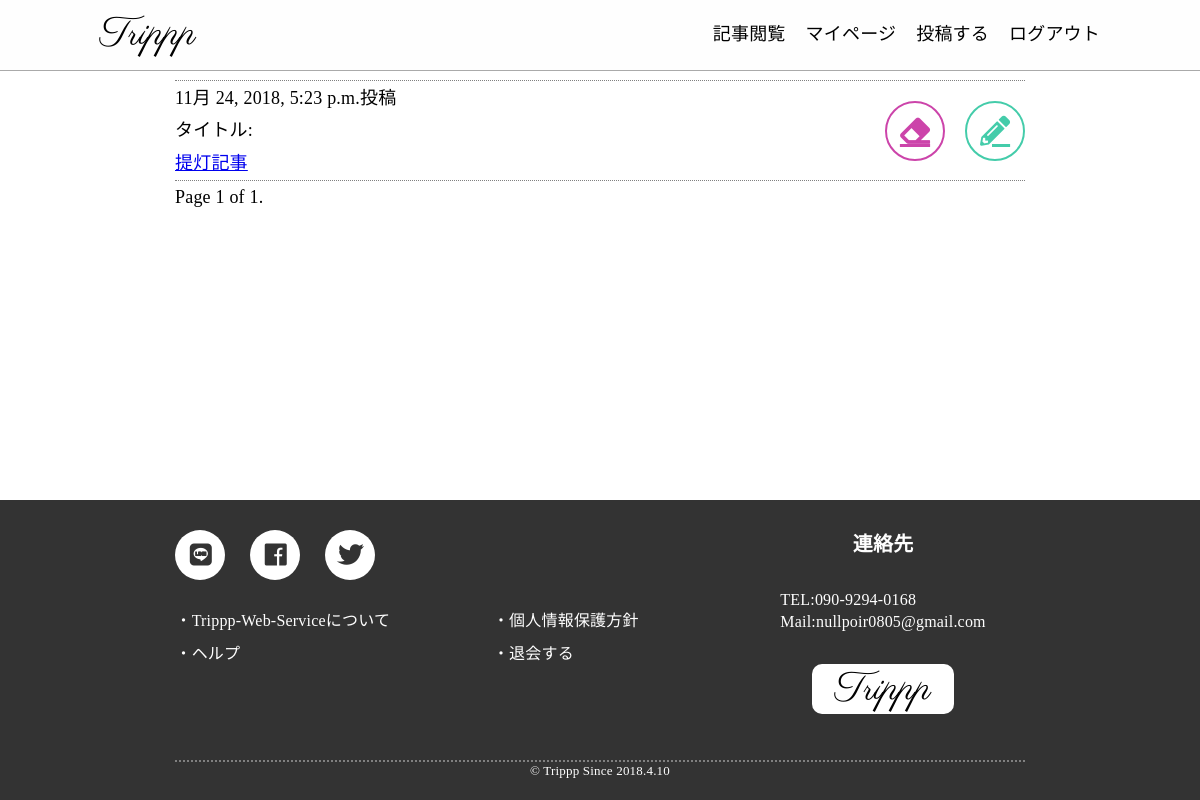
The app's page /tabilog/post_history/1?page=1/ (signed in), older data.
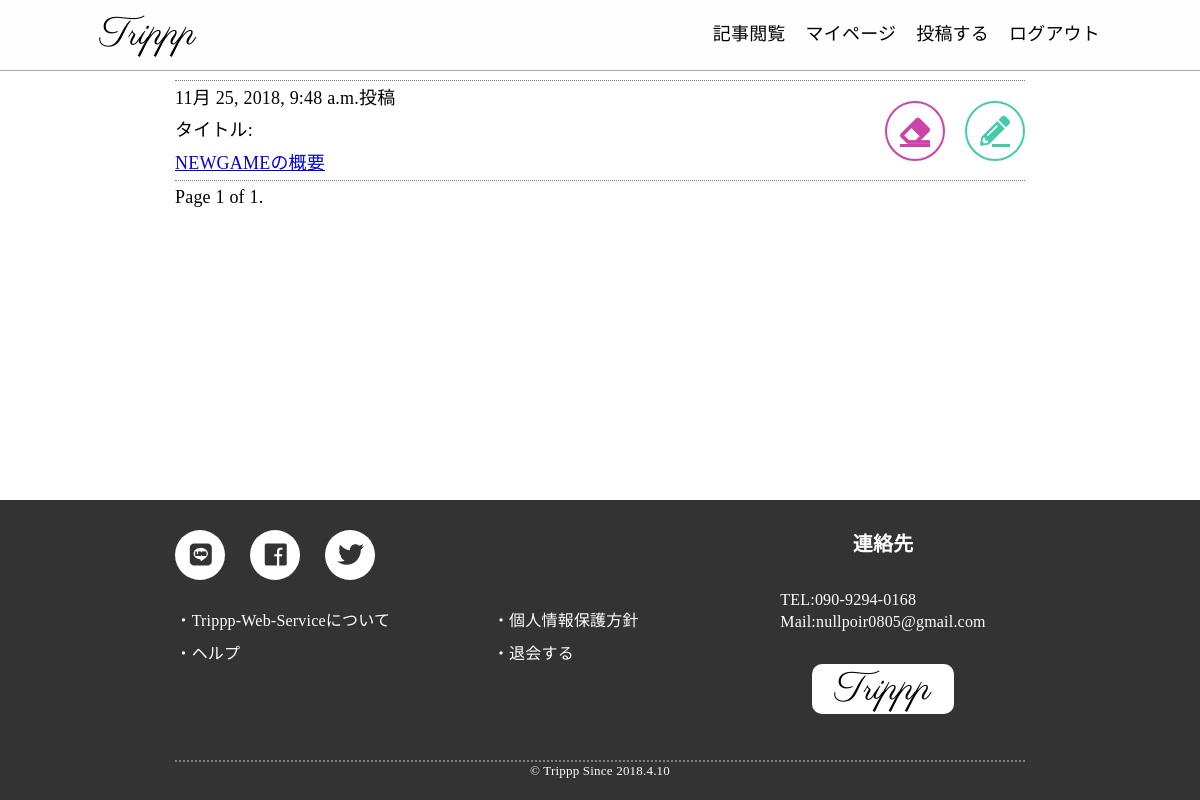
The same page, newer data.
### tabilog/models.py (models this page shows, shortened)
class tabilog(models.Model):
    title=models.CharField(max_length=40)
    pub_date=models.DateTimeField(default=datetime.now)
    author=models.CharField(max_length=30)
    user_pk=models.IntegerField()
    tag=models.CharField(max_length=100)
    thumbnail = models.ImageField(upload_to='thambnail/',blank=True)
    body=HTMLField("body")
    content=HTMLField("content")
    index=HTMLField("index",blank=True)

### tabilog/views.py (the view)
# urls.py: path('post_history/<int:user_pk>',views.post_history.as_view(),name="post_history"),
class post_history(UserPassesTestMixin,TemplateView):
    raise_exception = False
    template_name="tabilog/post_history.html"
    def test_func(self):
        user = self.request.user
        return user.pk == self.kwargs['user_pk'] or user.is_superuser
    def get(self, request, user_pk):
        my_post=tabilog.objects.all().filter(user_pk=user_pk)
        paginator=Paginator(my_post,PAGE_LIMIT)
        page = request.GET.get('page')
        tabilog_output=paginator.get_page(page)
        return self.render_to_response({"lists":tabilog_output})

### templates/tabilog/post_history.html (shortened to what this page needs)
{% extends "base.html" %}
{% load static %}
{% block header %}
<link rel="stylesheet" type="text/css" href="{% static 'css/post_history.css' %}">
{% endblock %}
{% block content %}
<div class="content__wrapper__content">
  <div class="content__list">
  {% for list in lists %}
    <div class="list__items">
      <div class="items-left">
        {{list.pub_date}}投稿<br>タイトル:<br>
        <a href="/tabilog/articles/{{ list.pk }}">{{ list.title}}</a>
      </div>
      <div class="items-right">
        <a class="items-delete" href="/tabilog/delete_confirm/{{list.user_pk}}/{{ list.pk }}"><i class="fas fa-eraser"></i></a>
        <a class="items-edit" href="/tabilog/edit/{{list.user_pk}}/{{ list.pk }}"><i class="fas fa-pencil-alt"></i></i></a>
      </div>
    </div>
  {% endfor %}
  </div>
  <div class="content__pagination">
      <span class="pagination__step-links">
          <span class="pagination_current">
              Page {{ lists.number }} of {{ lists.paginator.num_pages }}.
          </span>
      </span>
  </div>
</div>
{% endblock %}

Row changes from the older to the newer data that the page shows:
removed tabilog: pub_date "11月 24, 2018, 5:23 p.m.", title "提灯記事"
added tabilog: pub_date "11月 25, 2018, 9:48 a.m.", title "NEWGAMEの概要"
